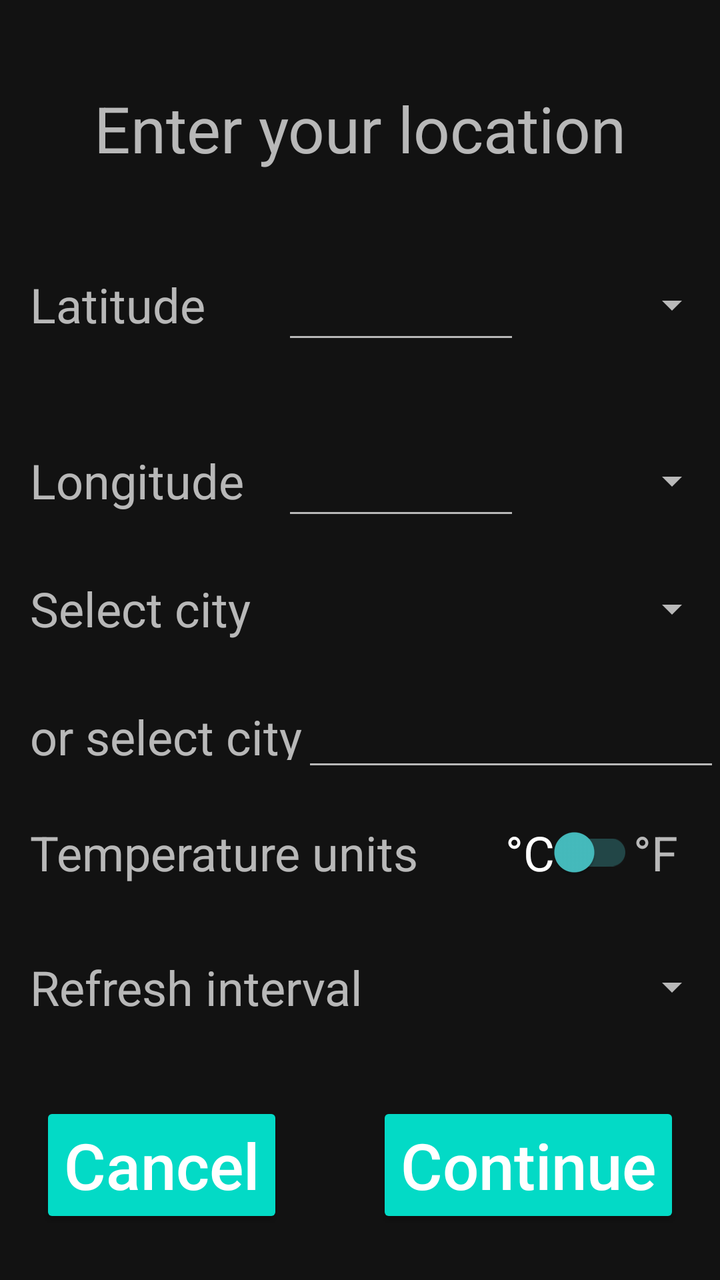
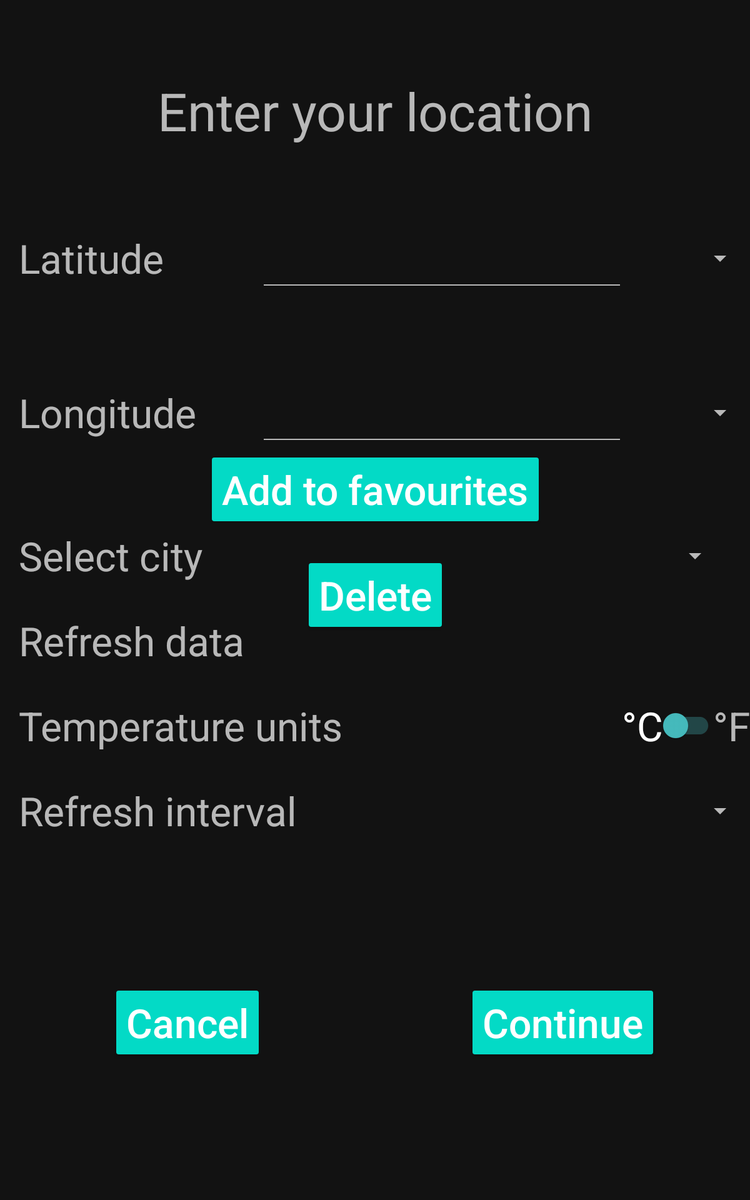

Two renders of one Android screen. The first uses the default layout on a phone; the second uses the alternative layout the repository ships for a different screen configuration, on a matching device. The two XML files are below.
<!-- AndroidManifest.xml: application theme Theme.AstroWeather -->
<!-- res/layout/activity_settings.xml -->
<?xml version="1.0" encoding="utf-8"?>
<androidx.constraintlayout.widget.ConstraintLayout xmlns:android="http://schemas.android.com/apk/res/android"
    xmlns:app="http://schemas.android.com/apk/res-auto"
    xmlns:tools="http://schemas.android.com/tools"
    android:layout_width="match_parent"
    android:layout_height="match_parent"
    tools:context=".SettingsActivity">

    <androidx.constraintlayout.widget.Guideline
        android:id="@+id/guideline6"
        android:layout_width="wrap_content"
        android:layout_height="0dp"
        android:orientation="horizontal"
        app:layout_constraintGuide_percent="0.73" />

    <androidx.appcompat.widget.AppCompatSpinner
        android:id="@+id/longitude_spinner"
        android:layout_width="0dp"
        android:layout_height="0dp"
        app:layout_constraintBottom_toBottomOf="@+id/longitudeText"
        app:layout_constraintEnd_toEndOf="parent"
        app:layout_constraintStart_toStartOf="@+id/latitude_spinner"
        app:layout_constraintTop_toTopOf="@+id/longitudeText" />

    <TextView
        android:id="@+id/textView4"
        android:layout_width="126dp"
        android:layout_height="wrap_content"
        android:layout_marginStart="15dp"
        android:layout_marginTop="8dp"
        android:text="@string/latitude"
        android:textSize="24sp"
        app:layout_constraintStart_toStartOf="parent"
        app:layout_constraintTop_toTopOf="@+id/guideline3" />

    <androidx.constraintlayout.widget.Guideline
        android:id="@+id/guideline5"
        android:layout_width="wrap_content"
        android:layout_height="0dp"
        android:orientation="horizontal"
        app:layout_constraintGuide_percent="0.35" />

    <EditText
        android:id="@+id/longitudeText"
        android:layout_width="0dp"
        android:layout_height="wrap_content"
        android:ems="5"
        android:inputType="numberDecimal"
        android:textSize="24sp"
        app:layout_constraintBottom_toBottomOf="@+id/textView"
        app:layout_constraintEnd_toStartOf="@+id/latitude_spinner"
        app:layout_constraintStart_toEndOf="@+id/textView4"
        app:layout_constraintTop_toTopOf="@+id/textView" />

    <TextView
        android:id="@+id/textView2"
        android:layout_width="wrap_content"
        android:layout_height="wrap_content"
        android:text="@string/enter_data"
        android:textSize="32sp"
        app:layout_constraintBottom_toTopOf="@+id/guideline3"
        app:layout_constraintEnd_toEndOf="parent"
        app:layout_constraintStart_toStartOf="parent"
        app:layout_constraintTop_toTopOf="parent" />

    <androidx.appcompat.widget.AppCompatSpinner
        android:id="@+id/latitude_spinner"
        android:layout_width="100dp"
        android:layout_height="0dp"
        android:textSize="24sp"

        app:layout_constraintBottom_toBottomOf="@+id/latitudeText"
        app:layout_constraintEnd_toEndOf="parent"
        app:layout_constraintTop_toTopOf="@+id/latitudeText" />

    <TextView
        android:id="@+id/textView"
        android:layout_width="126dp"
        android:layout_height="wrap_content"
        android:layout_marginStart="15dp"
        android:text="@string/longitude"
        android:textSize="24sp"
        app:layout_constraintStart_toStartOf="parent"
        app:layout_constraintTop_toTopOf="@+id/guideline5" />

    <androidx.constraintlayout.widget.Guideline
        android:id="@+id/guideline3"
        android:layout_width="wrap_content"
        android:layout_height="0dp"
        android:orientation="horizontal"
        app:layout_constraintGuide_percent="0.2" />

    <EditText
        android:id="@+id/latitudeText"
        android:layout_width="0dp"
        android:layout_height="wrap_content"
        android:ems="5"
        android:inputType="numberDecimal"
        android:textSize="24sp"
        app:layout_constraintBottom_toBottomOf="@+id/textView4"
        app:layout_constraintEnd_toStartOf="@+id/latitude_spinner"
        app:layout_constraintHorizontal_bias="0.1"
        app:layout_constraintStart_toEndOf="@+id/textView4"
        app:layout_constraintTop_toTopOf="@+id/textView4" />

    <TextView
        android:id="@+id/textView5"
        android:layout_width="wrap_content"
        android:layout_height="wrap_content"
        android:layout_marginStart="15dp"
        android:layout_marginTop="10dp"
        android:text="@string/refresh_interval"
        android:textSize="24sp"
        app:layout_constraintStart_toStartOf="parent"
        app:layout_constraintTop_toTopOf="@+id/guideline6" />

    <Spinner
        android:id="@+id/spinner_refresh_interval"
        android:layout_width="0dp"
        android:layout_height="37dp"
        android:textAlignment="textEnd"
        android:textSize="24sp"

        app:layout_constraintBottom_toBottomOf="@+id/textView5"
        app:layout_constraintEnd_toEndOf="@+id/longitude_spinner"
        app:layout_constraintStart_toStartOf="@+id/longitude_spinner"
        app:layout_constraintTop_toTopOf="@+id/textView5" />

    <androidx.constraintlayout.widget.Guideline
        android:id="@+id/guideline7"
        android:layout_width="wrap_content"
        android:layout_height="0dp"
        android:orientation="horizontal"
        app:layout_constraintGuide_percent="0.82" />

    <FrameLayout
        android:layout_width="match_parent"
        android:layout_height="wrap_content"
        app:layout_constraintBottom_toBottomOf="parent"
        android:layout_marginHorizontal="20dp"
        app:layout_constraintTop_toTopOf="@+id/guideline7">

        <Button
            android:id="@+id/button2"
            style="@style/AppTheme.CustomButton"
            android:layout_width="wrap_content"
            android:layout_height="wrap_content"
            android:text="@string/button_cancel"
            android:textSize="32sp"
            app:backgroundTint="@null"
            android:layout_gravity="start"

            app:layout_constraintBottom_toBottomOf="parent"
            app:layout_constraintEnd_toEndOf="parent"
            app:layout_constraintStart_toEndOf="@+id/button2"
            app:layout_constraintTop_toTopOf="@+id/guideline7" />

        <Button
            android:id="@+id/button"
            style="@style/AppTheme.CustomButton"
            android:layout_width="wrap_content"
            android:layout_height="wrap_content"
            android:text="@string/button_continue"
            android:textSize="32sp"
             android:layout_gravity="end"
            app:backgroundTint="@null"
            app:layout_constraintBottom_toBottomOf="parent"
            app:layout_constraintStart_toStartOf="parent"
            app:layout_constraintTop_toTopOf="@+id/guideline7" />
    </FrameLayout>

    <androidx.constraintlayout.widget.Guideline
        android:id="@+id/guideline8"
        android:layout_width="wrap_content"
        android:layout_height="wrap_content"
        android:orientation="horizontal"
        app:layout_constraintGuide_percent="0.45" />

    <TextView
        android:id="@+id/textView13"
        android:layout_width="wrap_content"
        android:layout_height="28dp"
        android:layout_marginStart="15dp"
        android:text="@string/city"
        android:textSize="24sp"
        app:layout_constraintBottom_toBottomOf="@+id/newLocation"
        app:layout_constraintStart_toStartOf="parent"
        app:layout_constraintTop_toTopOf="@+id/newLocation" />

    <EditText
        android:id="@+id/newLocation"
        android:layout_width="0dp"
        android:layout_height="wrap_content"
        android:layout_marginTop="25dp"
        android:ellipsize="end"
        android:imeOptions="actionDone"
        android:inputType="text"
        android:maxLines="1"

        android:textSize="24sp"
        app:layout_constraintEnd_toEndOf="parent"
        app:layout_constraintStart_toEndOf="@+id/textView13"
        app:layout_constraintTop_toBottomOf="@+id/locationList" />

    <TextView
        android:id="@+id/textView12"
        android:layout_width="wrap_content"
        android:layout_height="wrap_content"
        android:layout_marginStart="15dp"
        android:text="@string/select_city"
        android:textSize="24sp"
        app:layout_constraintStart_toStartOf="parent"
        app:layout_constraintTop_toTopOf="@+id/guideline8" />

    <Spinner
        android:id="@+id/locationList"
        android:layout_width="0dp"
        android:layout_height="wrap_content"

        android:textSize="24sp"
        app:layout_constraintBottom_toBottomOf="@+id/textView12"
        app:layout_constraintEnd_toEndOf="parent"
        app:layout_constraintStart_toEndOf="@+id/textView13"
        app:layout_constraintTop_toTopOf="@+id/textView12" />

    <TextView
        android:id="@+id/textView14"
        android:layout_width="wrap_content"
        android:layout_height="wrap_content"
        android:layout_marginStart="15dp"
        android:layout_marginBottom="25dp"
        android:text="@string/temperature_units"
        android:textSize="24sp"
        app:layout_constraintBottom_toTopOf="@+id/guideline6"
        app:layout_constraintStart_toStartOf="parent" />

    <androidx.constraintlayout.widget.ConstraintLayout
        android:layout_width="0dp"
        android:layout_height="wrap_content"
        app:layout_constraintBottom_toBottomOf="@+id/textView14"
        app:layout_constraintEnd_toEndOf="parent"
        app:layout_constraintStart_toEndOf="@+id/textView14"
        app:layout_constraintTop_toTopOf="@+id/textView14">

        <androidx.appcompat.widget.SwitchCompat
            android:id="@+id/switch2"
            android:textColor="@color/white"
            android:theme="@style/SwitchStyle"
            android:layout_width="wrap_content"
            android:layout_height="wrap_content"
            android:text="@string/celsius"
            android:textSize="24sp"
            app:layout_constraintBottom_toBottomOf="parent"
            app:layout_constraintEnd_toEndOf="parent"
            app:layout_constraintStart_toStartOf="parent"
            app:layout_constraintTop_toTopOf="parent" />

        <TextView
            android:layout_width="wrap_content"
            android:layout_height="wrap_content"
            android:text="@string/Fahrenheit"
            android:textSize="24sp"
            app:layout_constraintBottom_toBottomOf="@+id/switch2"

            app:layout_constraintStart_toEndOf="@+id/switch2"
            app:layout_constraintTop_toTopOf="@+id/switch2" />
    </androidx.constraintlayout.widget.ConstraintLayout>


</androidx.constraintlayout.widget.ConstraintLayout>
<!-- resources referenced by this layout -->
<resources>
  <color name="white">#FFFFFFFF</color>
  <string name="Fahrenheit">°F</string>
  <string name="button_cancel">Cancel </string>
  <string name="button_continue">Continue </string>
  <string name="celsius">°C</string>
  <string name="city">or select city </string>
  <string name="enter_data">Enter your location</string>
  <string name="latitude">Latitude </string>
  <string name="longitude">Longitude </string>
  <string name="refresh_interval">Refresh interval </string>
  <string name="select_city">Select city </string>
  <string name="temperature_units">Temperature units</string>
  <style name="AppTheme.CustomButton" parent="Widget.AppCompat.Button.Colored">
          <item name="android:colorButtonNormal">@color/blue</item>
          <item name="android:textColor">@color/white</item>
          <item name="android:textAllCaps">false</item>
      </style>
  <style name="SwitchStyle" parent="Theme.AppCompat.Light">
  
          <item name="colorSwitchThumbNormal">@color/cyan</item>
          <item name="colorControlActivated">@color/cyan</item>
          <item name="android:colorForeground">@color/cyan</item>
      </style>
  <style name="Theme.AstroWeather" parent="Theme.MaterialComponents.NoActionBar">
          
          <item name="colorPrimary">@color/black</item>
  
          <item name="android:statusBarColor" tools:targetApi="l">?attr/colorPrimary</item>
  
      </style>
  <color name="blue">#00BFFF</color>
  <color name="cyan">#46bdbf</color>
  <color name="black">#FF000000</color>
</resources>
<!-- res/layout-large/activity_settings.xml (the author's variant of the layout above) -->
<!-- drawn on a 7-inch tablet held upright -->
<?xml version="1.0" encoding="utf-8"?>
<androidx.constraintlayout.widget.ConstraintLayout xmlns:android="http://schemas.android.com/apk/res/android"
    xmlns:app="http://schemas.android.com/apk/res-auto"
    xmlns:tools="http://schemas.android.com/tools"
    android:layout_width="match_parent"
    android:layout_height="match_parent"
    tools:context=".activities.SettingsActivity">

    <ScrollView
        android:layout_width="0dp"
        android:layout_height="match_parent"
        app:layout_constraintBottom_toBottomOf="parent"
        app:layout_constraintEnd_toEndOf="parent"
        app:layout_constraintStart_toStartOf="parent"
        app:layout_constraintTop_toTopOf="parent">

        <androidx.constraintlayout.widget.ConstraintLayout
            android:layout_width="match_parent"
            android:layout_height="wrap_content">

            <androidx.appcompat.widget.AppCompatSpinner
                android:id="@+id/longitude_spinner"
                android:layout_width="0dp"
                android:layout_height="0dp"
                app:layout_constraintBottom_toBottomOf="@+id/longitudeText"
                app:layout_constraintEnd_toEndOf="parent"
                app:layout_constraintStart_toStartOf="@+id/latitude_spinner"
                app:layout_constraintTop_toTopOf="@+id/longitudeText" />

            <TextView
                android:id="@+id/textView4"
                android:layout_width="0dp
"
                android:layout_height="wrap_content"
                android:layout_marginStart="15dp"
                android:layout_marginTop="8dp"
                android:text="@string/latitude"
                android:textSize="32sp"
                app:layout_constraintStart_toStartOf="parent"
                app:layout_constraintTop_toTopOf="@+id/guideline3" />

            <androidx.constraintlayout.widget.Guideline
                android:id="@+id/guideline5"
                android:layout_width="wrap_content"
                android:layout_height="0dp"
                android:orientation="horizontal"
                app:layout_constraintGuide_percent="0.35" />

            <EditText
                android:id="@+id/longitudeText"
                android:layout_width="0dp"
                android:layout_height="wrap_content"
                android:layout_marginStart="50dp"
                android:ems="5"
                android:inputType="numberDecimal"

                android:textSize="32sp"
                app:layout_constraintBottom_toBottomOf="@+id/textView"
                app:layout_constraintEnd_toStartOf="@+id/latitude_spinner"
                app:layout_constraintStart_toEndOf="@+id/textView"
                app:layout_constraintTop_toTopOf="@+id/textView" />

            <TextView
                android:id="@+id/textView2"
                android:layout_width="wrap_content"
                android:layout_height="wrap_content"
                android:text="@string/enter_data"
                android:textSize="42sp"
                app:layout_constraintBottom_toTopOf="@+id/guideline3"
                app:layout_constraintEnd_toEndOf="parent"
                app:layout_constraintStart_toStartOf="parent"
                app:layout_constraintTop_toTopOf="parent" />

            <androidx.appcompat.widget.AppCompatSpinner
                android:id="@+id/latitude_spinner"
                android:layout_width="100dp"
                android:layout_height="0dp"
                android:textSize="32sp"


                app:layout_constraintBottom_toBottomOf="@+id/latitudeText"
                app:layout_constraintEnd_toEndOf="parent"
                app:layout_constraintTop_toTopOf="@+id/latitudeText" />

            <TextView
                android:id="@+id/textView"
                android:layout_width="0dp"
                android:layout_height="wrap_content"
                android:layout_marginStart="15dp"
                android:text="@string/longitude"
                android:textSize="32sp"

                app:layout_constraintStart_toStartOf="parent"
                app:layout_constraintTop_toTopOf="@+id/guideline5" />

            <androidx.constraintlayout.widget.Guideline
                android:id="@+id/guideline3"
                android:layout_width="wrap_content"
                android:layout_height="0dp"
                android:orientation="horizontal"
                app:layout_constraintGuide_percent="0.20109439" />

            <EditText
                android:id="@+id/latitudeText"
                android:layout_width="0dp"
                android:layout_height="wrap_content"
                android:ems="5"
                android:inputType="numberDecimal"
                android:textSize="32sp"

                app:layout_constraintBottom_toBottomOf="@+id/textView4"
                app:layout_constraintEnd_toStartOf="@+id/latitude_spinner"
                app:layout_constraintHorizontal_bias="0.1"
                app:layout_constraintStart_toStartOf="@+id/longitudeText"
                app:layout_constraintTop_toTopOf="@+id/textView4" />

            <TextView
                android:id="@+id/textView5"
                android:layout_width="wrap_content"
                android:layout_height="wrap_content"
                android:layout_marginStart="15dp"
                android:layout_marginTop="25dp"
                android:text="@string/refresh_interval"
                android:textSize="32sp"

                app:layout_constraintStart_toStartOf="parent"
                app:layout_constraintTop_toBottomOf="@+id/textView14" />

            <Spinner
                android:id="@+id/spinner_refresh_interval"
                android:layout_width="0dp"
                android:layout_height="37dp"
                android:textAlignment="textEnd"
                android:textSize="32sp"


                app:layout_constraintBottom_toBottomOf="@+id/textView5"
                app:layout_constraintEnd_toEndOf="@+id/longitude_spinner"
                app:layout_constraintStart_toStartOf="@+id/longitude_spinner"
                app:layout_constraintTop_toTopOf="@+id/textView5" />


            <androidx.constraintlayout.widget.Guideline
                android:id="@+id/guideline8"
                android:layout_width="wrap_content"
                android:layout_height="wrap_content"
                android:orientation="horizontal"
                app:layout_constraintGuide_percent="0.48" />

            <TextView
                android:id="@+id/textView12"
                android:layout_width="wrap_content"
                android:layout_height="wrap_content"
                android:layout_marginStart="15dp"
                android:text="@string/select_city"
                android:textSize="32sp"

                app:layout_constraintStart_toStartOf="parent"
                app:layout_constraintTop_toTopOf="@+id/guideline8" />

            <Spinner
                android:id="@+id/locationList"
                android:layout_width="0dp"
                android:layout_height="wrap_content"

                android:layout_marginEnd="5dp"
                android:textSize="32sp"

                app:layout_constraintBottom_toBottomOf="@+id/textView12"
                app:layout_constraintEnd_toStartOf="@+id/button_add_new"
                app:layout_constraintStart_toStartOf="@+id/longitudeText"
                app:layout_constraintTop_toTopOf="@+id/textView12" />

            <TextView
                android:id="@+id/textView14"
                android:layout_width="wrap_content"
                android:layout_height="wrap_content"
                android:layout_marginStart="15dp"
                android:layout_marginTop="25dp"
                android:text="@string/temperature_units"
                android:textSize="32sp"

                app:layout_constraintStart_toStartOf="parent"
                app:layout_constraintTop_toBottomOf="@+id/textView16" />

            <androidx.constraintlayout.widget.ConstraintLayout
                android:layout_width="wrap_content"
                android:layout_height="wrap_content"


                app:layout_constraintBottom_toBottomOf="@+id/textView14"
                app:layout_constraintEnd_toEndOf="parent"
                app:layout_constraintTop_toTopOf="@+id/textView14">

                <androidx.appcompat.widget.SwitchCompat
                    android:id="@+id/unit_switch"
                    android:layout_width="wrap_content"
                    android:layout_height="wrap_content"
                    android:text="@string/celsius"
                    android:textColor="@color/white"
                    android:textSize="32sp"
                    android:theme="@style/SwitchStyle"
                    app:layout_constraintBottom_toBottomOf="parent"
                    app:layout_constraintEnd_toStartOf="@+id/textView17"
                    app:layout_constraintTop_toTopOf="parent" />

                <TextView
                    android:id="@+id/textView17"
                    android:layout_width="wrap_content"
                    android:layout_height="wrap_content"
                    android:text="@string/Fahrenheit"

                    android:textSize="32sp"
                    app:layout_constraintBottom_toBottomOf="@+id/unit_switch"
                    app:layout_constraintEnd_toEndOf="parent"
                    app:layout_constraintTop_toTopOf="@+id/unit_switch"
                    app:layout_constraintVertical_bias="0.0" />
            </androidx.constraintlayout.widget.ConstraintLayout>

            <ImageButton
                android:id="@+id/button_add_new"
                android:layout_width="wrap_content"
                android:layout_height="wrap_content"
                android:layout_marginEnd="15dp"
                android:background="@drawable/ic_add"
                android:backgroundTint="@color/white"
                android:textSize="32sp"
                app:layout_constraintBottom_toBottomOf="@+id/textView12"
                app:layout_constraintEnd_toEndOf="parent"
                app:layout_constraintTop_toTopOf="@+id/guideline8" />

            <TextView
                android:id="@+id/textView16"
                android:layout_width="wrap_content"
                android:layout_height="wrap_content"
                android:layout_marginTop="25dp"
                android:text="@string/refresh_data"
                android:textSize="32sp"
                app:layout_constraintStart_toStartOf="@+id/textView12"
                app:layout_constraintTop_toBottomOf="@+id/textView12" />

            <ImageView
                android:id="@+id/refresh"
                android:layout_width="wrap_content"
                android:layout_height="0dp"
                app:layout_constraintBottom_toBottomOf="@+id/textView16"
                app:layout_constraintEnd_toEndOf="@+id/button_add_new"
                app:layout_constraintStart_toStartOf="@+id/button_add_new"
                app:layout_constraintTop_toTopOf="@+id/textView16"
                app:srcCompat="@drawable/ic_refresh" />

            <TextView
                android:id="@+id/internet_error"
                android:textSize="26sp"
                android:layout_width="wrap_content"
                android:layout_height="wrap_content"
                android:layout_marginTop="15dp"
                android:text="@string/no_internet"
                android:textColor="@color/red"
                android:visibility="invisible"
                app:layout_constraintEnd_toEndOf="parent"
                app:layout_constraintStart_toStartOf="parent"
                app:layout_constraintTop_toBottomOf="@+id/textView5" />

            <androidx.constraintlayout.widget.Guideline
                android:id="@+id/guideline6"
                android:layout_width="wrap_content"
                android:layout_height="wrap_content"
                android:orientation="vertical"
                app:layout_constraintGuide_percent="0.5" />

            <Button
                android:id="@+id/button2"
                style="@style/AppTheme.CustomButton"
                android:layout_width="wrap_content"
                android:layout_height="wrap_content"
                android:layout_gravity="start"
                android:text="@string/button_cancel"

                android:textSize="32sp"
                app:backgroundTint="@null"
                app:layout_constraintBottom_toBottomOf="@+id/button"
                app:layout_constraintEnd_toStartOf="@+id/guideline6"
                app:layout_constraintStart_toStartOf="parent"
                app:layout_constraintTop_toTopOf="@+id/button" />
            <Button
                android:id="@+id/buttonfav"
                style="@style/AppTheme.CustomButton"
                android:textSize="32sp"


                android:layout_width="wrap_content"
                android:layout_height="wrap_content"
                android:text="@string/add_to_favourites"
                app:backgroundTint="@null"
                app:layout_constraintBottom_toTopOf="@+id/guideline8"
                app:layout_constraintEnd_toEndOf="parent"
                app:layout_constraintStart_toStartOf="parent"
                app:layout_constraintTop_toBottomOf="@+id/longitudeText" />
            <Button
                android:id="@+id/button"
                style="@style/AppTheme.CustomButton"
                android:layout_width="wrap_content"
                android:layout_height="wrap_content"
                android:layout_gravity="end"
                android:layout_marginTop="35dp"
                android:text="@string/button_continue"
                android:textSize="32sp"
                app:backgroundTint="@null"
                app:layout_constraintBottom_toBottomOf="parent"
                app:layout_constraintEnd_toEndOf="parent"
                app:layout_constraintStart_toStartOf="@+id/guideline6"
                app:layout_constraintTop_toBottomOf="@+id/internet_error" />

            <Button
                android:id="@+id/buttondelete"
                android:textSize="32sp"

                style="@style/AppTheme.CustomButton"
                android:layout_width="wrap_content"
                android:layout_height="wrap_content"
                android:text="@string/delete"

                app:backgroundTint="@null"
                app:layout_constraintEnd_toEndOf="parent"
                app:layout_constraintStart_toStartOf="parent"
                app:layout_constraintTop_toBottomOf="@+id/button_add_new" />

        </androidx.constraintlayout.widget.ConstraintLayout>


    </ScrollView>





</androidx.constraintlayout.widget.ConstraintLayout>
<!-- resources referenced by the variant -->
<!-- as a 7-inch tablet held upright resolves them -->
<resources>
  <color name="red">#FF0000</color>
  <color name="white">#FFFFFFFF</color>
  <string name="Fahrenheit">°F</string>
  <string name="add_to_favourites">Add to favourites </string>
  <string name="button_cancel">Cancel </string>
  <string name="button_continue">Continue </string>
  <string name="celsius">°C</string>
  <string name="delete">Delete  </string>
  <string name="enter_data">Enter your location</string>
  <string name="latitude">Latitude </string>
  <string name="longitude">Longitude </string>
  <string name="no_internet">No internet connection! </string>
  <string name="refresh_data">Refresh data</string>
  <string name="refresh_interval">Refresh interval </string>
  <string name="select_city">Select city </string>
  <string name="temperature_units">Temperature units</string>
  <style name="AppTheme.CustomButton" parent="Widget.AppCompat.Button.Colored">
          <item name="android:colorButtonNormal">@color/blue</item>
          <item name="android:textColor">@color/white</item>
          <item name="android:textAllCaps">false</item>
      </style>
  <style name="SwitchStyle" parent="Theme.AppCompat.Light">
  
          <item name="colorSwitchThumbNormal">@color/cyan</item>
          <item name="colorControlActivated">@color/cyan</item>
          <item name="android:colorForeground">@color/cyan</item>
      </style>
  <style name="Theme.AstroWeather" parent="Theme.MaterialComponents.NoActionBar">
          
          <item name="colorPrimary">@color/black</item>
  
          <item name="android:statusBarColor" tools:targetApi="l">?attr/colorPrimary</item>
  
      </style>
  <color name="blue">#00BFFF</color>
  <color name="cyan">#46bdbf</color>
  <color name="black">#FF000000</color>
</resources>
